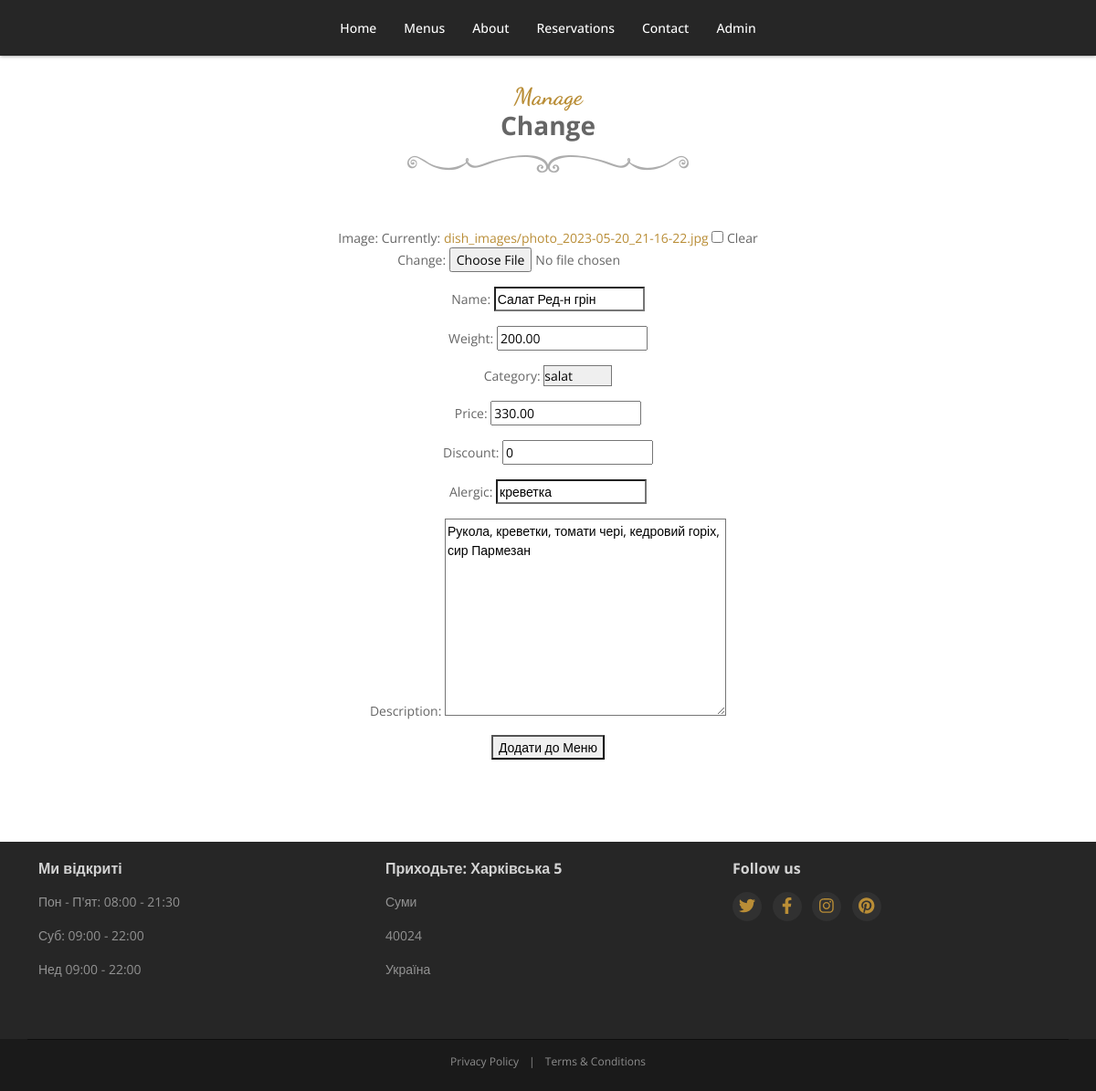
The app's page /change/4/ with its own data.
### Menu/models.py (models this page shows, shortened)
class Dish(models.Model):
    name = models.CharField(max_length=128, blank=True, null=True, default=None)
    image = models.ImageField(upload_to=('dish_images/'),  blank=True, null=True, default=None)
    price = models.DecimalField(max_digits=10, decimal_places=2, default=0)
    weight = models.DecimalField(max_digits=10, decimal_places=2, default=100)
    discount = models.IntegerField(default=0)
    alergic = models.CharField(max_length=128, blank=True, null=True, default=None)
    category = models.ForeignKey(DishCategory, blank=True, null=True, default=None, on_delete=models.SET_DEFAULT)
    description = models.TextField(blank=True, null=True, default=None)
    created = models.DateTimeField(auto_now_add=True, auto_now=False)
    updated = models.DateTimeField(auto_now_add=False, auto_now=True)
    class Meta:
        verbose_name = 'Dish'
        verbose_name_plural = 'Dishes'

class DishCategory(models.Model):
    name = models.CharField(max_length=64, blank=True, null=True, default=None)
    is_active = models.BooleanField(blank=True, default=True)
    def __str__(self):
        return  "%s" % (self.name)
    class Meta:
        verbose_name = 'Category'
        verbose_name_plural = 'Categories'

### Change/views.py (the view)
# urls.py: re_path(r'^change/(?P<dish_id>\w+)/$', views.change, name='change'),
def change(request, dish_id):
    dishes = Dish.objects.get(id=dish_id)
    initial_data = {
        'image': dishes.image,
        'name': dishes.name,
        'category': dishes.category,
        'weight': dishes.weight,
        'price': dishes.price,
        'discount': dishes.discount,
        'alergic': dishes.alergic,
        'description': dishes.description
    }
    form = ChangeForm(initial=initial_data)
    if request.method == 'POST':
        form = ChangeForm(request.POST, request.FILES, instance=dishes)
        if form.is_valid():
            form.save()
    else:
        initial_data = {
            'image': dishes.image,
            'name': dishes.name,
            'category': dishes.category,
            'weight': dishes.weight,
            'price': dishes.price,
            'discount': dishes.discount,
            'alergic': dishes.alergic,
            'description': dishes.description
        }
        form = ChangeForm(instance=dishes, initial=initial_data)
    session_key = request.session.session_key
    if not session_key:
        request.session.cycle_key()
    print(request.session.session_key)
    return render(request, 'Manager_page/Change.html', {'form': form, 'dishes': dishes})

### Change/forms.py
class ChangeForm(forms.ModelForm):
    class Meta:
        model = Dish
        fields = ("image", "name", "weight", "category", "price", "discount", "alergic", "description")

### templates/Manager_page/Change.html (shortened to what this page needs)
{% extends 'base.html' %}
{% load static %}
{% block content %}
<div id="menus" class="menus-section">
    <div class="container text-center">
        <div class="featured">
            <div class="media-wrapper row">
                <h2 class="section-title">
                    <span class="script">Manage</span>
                    <span class="title-text">Change</span>
                    <span class="title-border"></span>
                </h2>
                <form method = "post" enctype="multipart/form-data">
                    {{ form.as_p }}
                    <button type="submit">Додати до Меню</button>
                </form>
            </div>
        </div>
    </div>
</div>
{% endblock %}

### static/css/web.css (style rules this page uses)
html,body { height: 100% }
body { font-family: 'Open Sans', arial, sans-serif; color: #666; font-size: 14px; -webkit-font-smoothing: antialiased; -moz-osx-font-smoothing: grayscale }
p { margin-bottom: 16px; line-height: 1.5 }
a { color: #b98d36; -webkit-transition: all 0.4s ease-in-out; -moz-transition: all 0.4s ease-in-out; -ms-transition: all 0.4s ease-in-out; -o-transition: all 0.4s ease-in-out; text-decoration: none }
.script { font-family: 'Dancing Script', cursive; font-weight: bold }
input[type="text"],input[type="email"],input[type="password"],input[type="submit"],input[type="button"],textarea,select { -moz-appearance: none; appearance: none; -webkit-appearance: none }
.menus-section { padding-top: 90px; padding-bottom: 90px }
.menus-section .section-title { font-size: 28px; font-weight: bold; margin-top: 0; margin-bottom: 45px }
.menus-section .section-title span { display: block }
.menus-section .section-title .script { color: #b98d36; display: block; font-size: 26px }
.menus-section .section-title .title-border { background: url("../images/title-border.png") no-repeat center top; height: 20px; display: block; margin-top: 15px; margin-bottom: 15px }
body { overflow-x: hidden }

### records on screen
Dish: name "Салат Ред-н грін", weight "200.00", category "salat", price "330.00", discount "0", alergic "креветка", description "Рукола, креветки, томати чері, кедровий горіх, сир Пармезан"
